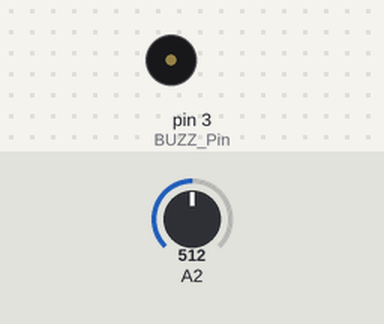
A sketch run on a simulated Arduino Uno, built with avr-gcc and run on an emulated ATmega328P. Parts: buzzer (waves = sounding, pin HIGH). The test bench sets the inputs (shaded band); at power-on: A2 = 512.

Above: at 0.9 s.
2.3 s: A2 set to 109
5.8 s: A2 set to 94
At 7.6 s:
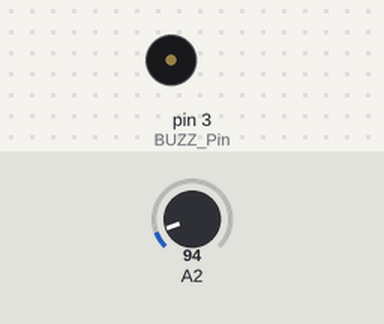
7.9 s: A2 set to 122
At 8.5 s:
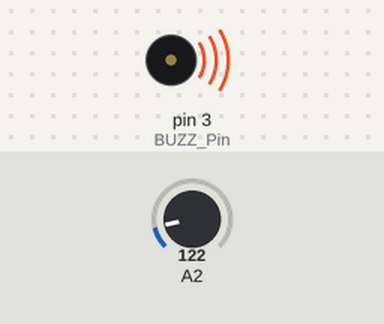
12.7 s: A2 set to 0
At 14.0 s:
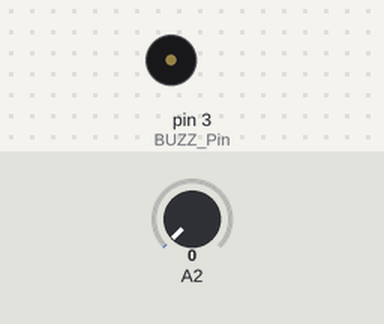
Timing chart, 0 to 15.6 s (numbered marks = the images above; inputs shaded):
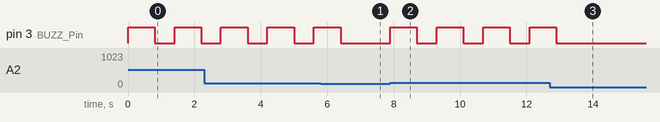

Measured:
- the behaviour switches between 100 and 99 on A2 (found by bisection; images 0 and 1)
- after the input at 5.8 s, pin 3 (BUZZ_Pin): goes on until 6.4 s, then stays LOW
- after the input at 7.9 s, pin 3 (BUZZ_Pin): alternates HIGH for 0.80 s and LOW for 0.60 s, starting at once
- after the input at 12.7 s, pin 3 (BUZZ_Pin): goes on until 12.9 s, then stays LOW
- by itself, pin 3 (BUZZ_Pin): alternates HIGH for 0.80 s and LOW for 0.60 s

The sketch:

Light_Alarm.ino
```cpp
//All code produced by Daniel Ramsgard - https://danielramsgard.github.io/my_web.html
const int BUZZ_Pin = 3;
const int LIGHT_Value = 100;
//Setup code
void setup() {
  pinMode(A2, INPUT);
  pinMode(BUZZ_Pin, OUTPUT);
}
void loop() {
  //Loop code to buzz when light intensity reaches light_value
  if (analogRead(A2) >= LIGHT_Value){
    digitalWrite(BUZZ_Pin, HIGH);
    delay(800);
    digitalWrite(BUZZ_Pin, LOW);
    delay(600);
  }
}
```
